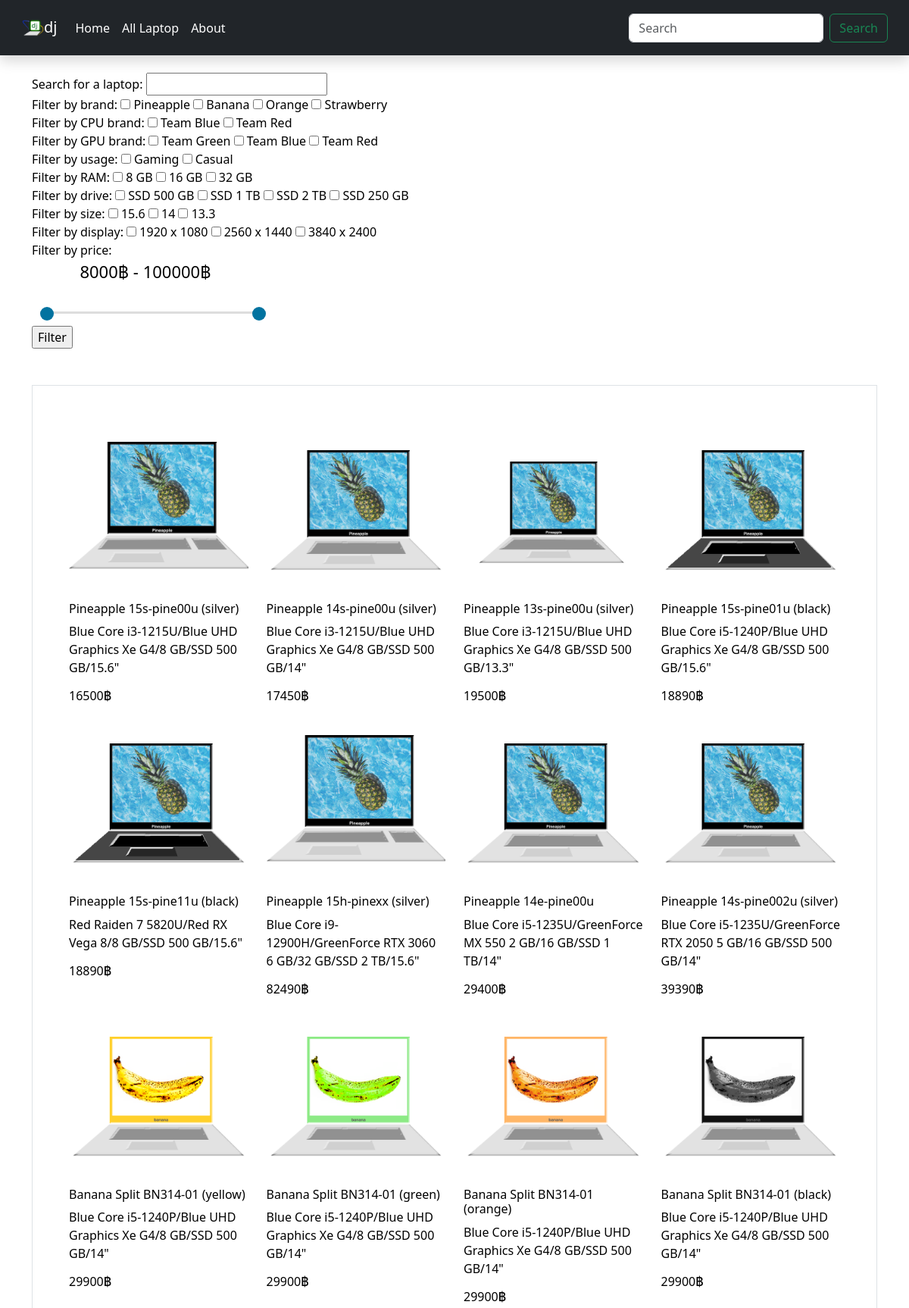
Page /productlist/ (upper part) on the committed database.
### store/models.py (models this page shows, shortened)
class Brand(models.Model):
	title = models.CharField(max_length=20, unique=True)
	image = models.ImageField(upload_to='static/img/laptopbrand/')

class CPUBrand(models.Model):
	title = models.CharField(max_length=20, unique=True)
	image = models.ImageField(upload_to='static/img/cpubrand/')
	teamcolor = models.CharField(max_length=20, unique=True)

class GPUBrand(models.Model):
	title = models.CharField(max_length=20, unique=True)
	image = models.ImageField(upload_to='static/img/gpubrand/')
	teamcolor = models.CharField(max_length=20, unique=True)

class Usage(models.Model):
	title = models.CharField(max_length=20, unique=True)
	image = models.ImageField(upload_to='static/img/usage/')

class LaptopRam(models.Model):
	title = models.CharField(max_length=10, unique=True, default='8 GB')
	def __str__(self):
		return self.title

class LaptopDrive(models.Model):
	title = models.CharField(max_length=10, unique=True, default='SSD 500 GB')
	def __str__(self):
		return self.title

class LaptopSize(models.Model):
	title = models.CharField(max_length=10, unique=True, default='15.6')
	def __str__(self):
		return self.title

class LaptopDisplay(models.Model):
	title = models.CharField(max_length=20, unique=True, default='1920 x 1080')

class Laptop(models.Model):
	title = models.CharField(max_length=100, unique=True)
	img = models.ForeignKey(LaptopImage, on_delete = models.CASCADE)
	usage = models.ForeignKey(Usage, on_delete = models.CASCADE)
	brand = models.ForeignKey(Brand, on_delete = models.CASCADE)
	cpubrand = models.ForeignKey(CPUBrand, on_delete = models.CASCADE)
	cpu = models.ForeignKey(CPU, on_delete = models.CASCADE)
	gpubrand = models.ForeignKey(GPUBrand, on_delete = models.CASCADE)
	gpu = models.ForeignKey(GPU, on_delete = models.CASCADE)
	ram = models.ForeignKey(LaptopRam, on_delete = models.CASCADE)
	drive = models.ForeignKey(LaptopDrive, on_delete = models.CASCADE)
	size = models.ForeignKey(LaptopSize, on_delete = models.CASCADE)
	disp = models.ForeignKey(LaptopDisplay, on_delete = models.CASCADE)
	price = models.IntegerField(default = 10000)
	readyforsell = models.BooleanField(default = True)
	def __str__(self):
		return self.title
	def admin_photo(self):
		return mark_safe('<img src="{}" width="100" height="100" />'.format(self.img.image.url))
	admin_photo.short_description = 'Image'
	admin_photo.allow_tags = True

class LaptopImage(models.Model):
	title = models.CharField(max_length=100, unique=True)
	image = models.ImageField(upload_to='static/img/laptop/')

class CPU(models.Model):
	title = models.CharField(max_length=100, unique=True)
	def __str__(self):
		return self.title

class GPU(models.Model):
	title = models.CharField(max_length=100, unique=True)
	def __str__(self):
		return self.title

### store/views.py (the view)
# urls.py: path('productlist/', views.product_list, name = 'product_list'),
def product_list(request):
    title = request.GET.get('title')
    selected_brands = request.GET.getlist('brand')
    selected_cpubrands = request.GET.getlist('cpubrand')
    selected_gpubrands = request.GET.getlist('gpubrand')
    selected_usages = request.GET.getlist('usage')
    selected_rams = request.GET.getlist('ram')
    selected_drives = request.GET.getlist('drive')
    selected_sizes = request.GET.getlist('size')
    selected_displays = request.GET.getlist('disp')
    min_price = request.GET.get('min_price')
    max_price = request.GET.get('max_price')
    laptops = Laptop.objects.all()
    if title:
        laptops = laptops.filter(title__icontains=title)
    if selected_brands:
        laptops = laptops.filter(brand__pk__in=selected_brands)
    if selected_cpubrands:
        laptops = laptops.filter(cpubrand__pk__in=selected_cpubrands)
    if selected_gpubrands:
        laptops = laptops.filter(gpubrand__pk__in=selected_gpubrands)
    if selected_usages:
        laptops = laptops.filter(usage__pk__in=selected_usages)
    if selected_rams:
        laptops = laptops.filter(ram__pk__in=selected_rams)
    if selected_drives:
        laptops = laptops.filter(drive__pk__in=selected_drives)
    if selected_sizes:
        laptops = laptops.filter(size__pk__in=selected_sizes)
    if selected_displays:
        laptops = laptops.filter(display__pk__in=selected_displays)
    if min_price or max_price:
        laptops = laptops.filter(price__gte=min_price, price__lte=max_price)
    brands = Brand.objects.all()
    cpubrands = CPUBrand.objects.all()
    gpubrands = GPUBrand.objects.all()
    usages = Usage.objects.all()
    rams = LaptopRam.objects.all()
    drives = LaptopDrive.objects.all()
    sizes = LaptopSize.objects.all()
    displays = LaptopDisplay.objects.all()
    context = {
        'laptops': laptops,
        'brands': brands,
        'cpubrands': cpubrands,
        'gpubrands': gpubrands,
        'usages': usages,
        'rams': rams,
        'drives': drives,
        'sizes': sizes,
        'displays': displays,
    }
    return render(request, 'productlist.html', context)

### templates/productlist.html (shortened to what this page needs)
<!DOCTYPE html>
{% load static %}
<html>
<head>
	<link href="https://cdn.jsdelivr.net/npm/bootstrap@5.3.0-alpha1/dist/css/bootstrap.min.css" rel="stylesheet">
	<link rel="stylesheet" href="{% static '/css/master.css' %}">
</head>
<body>
	<nav class="navbar fixed-top navbar-expand-lg navbar-dark bg-dark shadow p-md-3">
		<div class="container-fluid">
			<a class="navbar-brand" href="/"><img src="{% static '/img/base/dj.png' %}" alt="Logo" width="30" height="30" class="d-inline-block align-text-top">dj</a>
		<div class="collapse navbar-collapse" id="navbarTogglerDemo03">
				<ul class="navbar-nav me-auto mb-2 mb-lg-0">
					<li class="nav-item">
						<a class="nav-link active text-white" aria-current="page" href="/">Home</a>
					</li>
					<li class="nav-item">
						<a class="nav-link text-white" href="/productlist">All Laptop</a>
					</li>
					<li class="nav-item">
						<a class="nav-link text-white" href="/">About</a>
					</li>
				</ul>
				<form class="d-flex" role="search">
					<input class="form-control me-2" type="search" name="title" placeholder="Search" aria-label="Search">
					<button class="btn btn-outline-success" type="submit">Search</button>
				</form>
		</div>
	</nav>
	<br><br>
	<div class="filter-section">
		<div class="container my-5 d-grid gap-5">
			<form method="GET">
  			<label>Search for a laptop:</label>
  			<input type="text" name="title">
  			<br>
			  <label>Filter by brand:</label>
			  {% for brand in brands %}
			    <input type="checkbox" name="brand" value="{{ brand.pk }}"> {{ brand.title }}
			  {% endfor %}
			  <br>
			  <label>Filter by CPU brand:</label>
			  {% for cpubrand in cpubrands %}
			    <input type="checkbox" name="cpubrand" value="{{ cpubrand.pk }}"> {{ cpubrand.title }}
			  {% endfor %}
			  <br>
			  <label>Filter by GPU brand:</label>
			  {% for gpubrand in gpubrands %}
			    <input type="checkbox" name="gpubrand" value="{{ gpubrand.pk }}"> {{ gpubrand.title }}
			  {% endfor %}
			  <br>
			  <label>Filter by usage:</label>
			  {% for usage in usages %}
			    <input type="checkbox" name="usage" value="{{ usage.pk }}"> {{ usage.title }}
			  {% endfor %}
			  <br>
			  <label>Filter by RAM:</label>
			  {% for ram in rams %}
			    <input type="checkbox" name="ram" value="{{ ram.pk }}"> {{ ram.title }}
			  {% endfor %}
			  <br>
			  <label>Filter by drive:</label>
			  {% for drive in drives %}
			    <input type="checkbox" name="drive" value="{{ drive.pk }}"> {{ drive.title }}
			  {% endfor %}
			  <br>
			  <label>Filter by size:</label>
			  {% for size in sizes %}
			    <input type="checkbox" name="size" value="{{ size.pk }}"> {{ size.title }}
			  {% endfor %}
			  <br>
			  <label>Filter by display:</label>
			  {% for display in displays %}
			    <input type="checkbox" name="display" value="{{ display.pk }}"> {{ display.title }}
			  {% endfor %}
			  <br>
			  <label>Filter by price:</label>
			  <div class="slider">
			  	<div class="range-slider">
			  		<span class="rangeValues"></span>
			  		<input name="max_price" value="100000" min="8000" max="100000" step="500" type="range">
			  	</div>
			  </div>
				<input type="submit" value="Filter">
			</div>
		</div>
	<div class="product-list-section">
		<div class="container my-5 d-grid gap-5">
			<div class="p-5 border">
					<div class="col-md-12 pad-lr-5">
						<div class="row">
							{% for product in laptops %}
							<div class="col-md-3 col-sm-4 col-xs-6">
								<div class="product-img">
										<a href="/productdetail/?query={{product}}"><img src="/{{product.img.image}}" alt="{{product}}" style="width:100%;"></a>
								</div>
								<div class="product-body">
									<div class="col-md-12 pad-lr-5">
										<a href="/productdetail/?query={{product}}" style="color: black; text-decoration:none;"><h6>{{product}}</h6></a>
										<p>{{product.cpu}}/{{product.gpu}}/{{product.ram}}/{{product.drive}}/{{product.size}}" <br><h6>{{product.price}}฿</h6></p>
									</div>
								</div>
							</div>
							{% endfor %}
						</div>
					</div>
				</div>
			</div>
		</div>
</body>
</html>

### static/css/master.css (style rules this page uses)
body { background-color: white; font: arial; color: black; }
.slider { background-color: rgb(255, 255, 255); }
.range-slider { width: 300px; text-align: center; position: relative; padding-bottom: 20px; }
.range-slider .rangeValues { display: block; font-size: 22px; margin-bottom: 35px; }
input[type=range] { -webkit-appearance: none; border: 1px solid white; width: 300px; position: absolute; left: 10px; }

### rows in the picture
Brand: title "Pineapple"
Brand: title "Banana"
Brand: title "Orange"
Brand: title "Strawberry"
CPUBrand: title "Team Blue"
CPUBrand: title "Team Red"
GPUBrand: title "Team Green"
GPUBrand: title "Team Blue"
GPUBrand: title "Team Red"
Usage: title "Gaming"
Usage: title "Casual"
LaptopRam: title "8 GB"
LaptopRam: title "16 GB"
LaptopRam: title "32 GB"
LaptopDrive: title "SSD 500 GB"
LaptopDrive: title "SSD 1 TB"
LaptopDrive: title "SSD 2 TB"
LaptopDrive: title "SSD 250 GB"
LaptopSize: title "15.6"
LaptopSize: title "14"
LaptopSize: title "13.3"
LaptopDisplay: title "1920 x 1080"
LaptopDisplay: title "2560 x 1440"
LaptopDisplay: title "3840 x 2400"
Laptop: img.image (picture), title "Pineapple 15s-pine00u (silver)", cpu "Blue Core i3-1215U", gpu "Blue UHD Graphics Xe G4", ram "8 GB", drive "SSD 500 GB", size "15.6", price "16500"
Laptop: img.image (picture), title "Pineapple 14s-pine00u (silver)", cpu "Blue Core i3-1215U", gpu "Blue UHD Graphics Xe G4", ram "8 GB", drive "SSD 500 GB", size "14", price "17450"
Laptop: img.image (picture), title "Pineapple 13s-pine00u (silver)", cpu "Blue Core i3-1215U", gpu "Blue UHD Graphics Xe G4", ram "8 GB", drive "SSD 500 GB", size "13.3", price "19500"
Laptop: img.image (picture), title "Pineapple 15s-pine01u (black)", cpu "Blue Core i5-1240P", gpu "Blue UHD Graphics Xe G4", ram "8 GB", drive "SSD 500 GB", size "15.6", price "18890"
Laptop: img.image (picture), title "Pineapple 15s-pine11u (black)", cpu "Red Raiden 7 5820U", gpu "Red RX Vega 8", ram "8 GB", drive "SSD 500 GB", size "15.6", price "18890"
Laptop: img.image (picture), title "Pineapple 15h-pinexx (silver)", cpu "Blue Core i9-12900H", gpu "GreenForce RTX 3060 6 GB", ram "32 GB", drive "SSD 2 TB", size "15.6", price "82490"
Laptop: img.image (picture), title "Pineapple 14e-pine00u", cpu "Blue Core i5-1235U", gpu "GreenForce MX 550 2 GB", ram "16 GB", drive "SSD 1 TB", size "14", price "29400"
Laptop: img.image (picture), title "Pineapple 14s-pine002u (silver)", cpu "Blue Core i5-1235U", gpu "GreenForce RTX 2050 5 GB", ram "16 GB", drive "SSD 500 GB", size "14", price "39390"
Laptop: img.image (picture), title "Banana Split BN314-01 (yellow)", cpu "Blue Core i5-1240P", gpu "Blue UHD Graphics Xe G4", ram "8 GB", drive "SSD 500 GB", size "14", price "29900"
Laptop: img.image (picture), title "Banana Split BN314-01 (green)", cpu "Blue Core i5-1240P", gpu "Blue UHD Graphics Xe G4", ram "8 GB", drive "SSD 500 GB", size "14", price "29900"
Laptop: img.image (picture), title "Banana Split BN314-01 (orange)", cpu "Blue Core i5-1240P", gpu "Blue UHD Graphics Xe G4", ram "8 GB", drive "SSD 500 GB", size "14", price "29900"
Laptop: img.image (picture), title "Banana Split BN314-01 (black)", cpu "Blue Core i5-1240P", gpu "Blue UHD Graphics Xe G4", ram "8 GB", drive "SSD 500 GB", size "14", price "29900"
